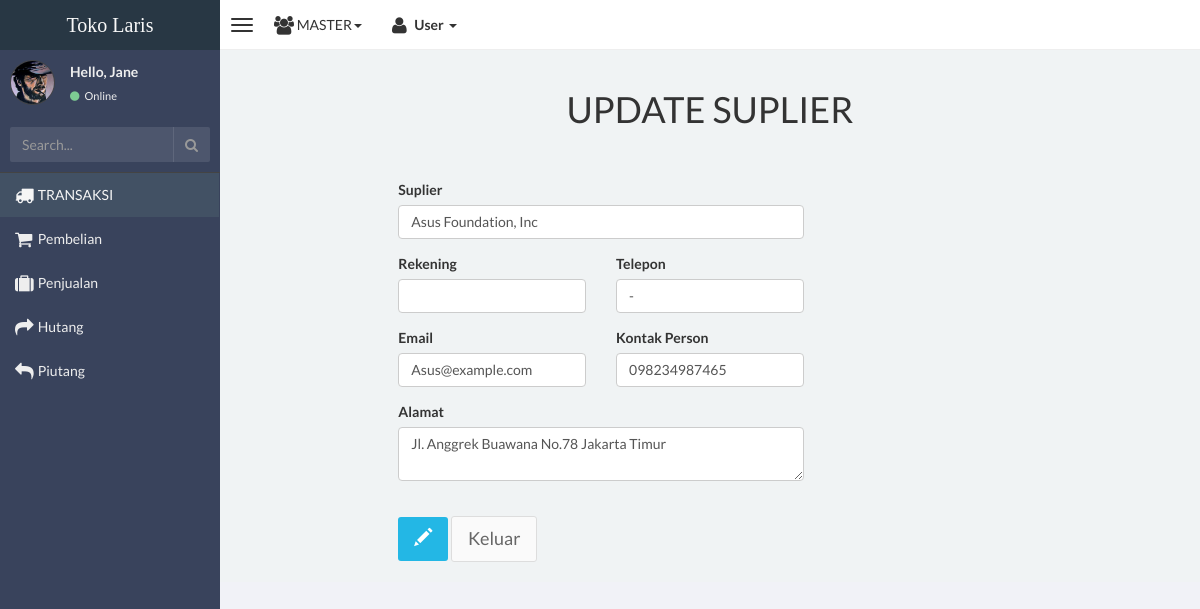
The page /master/update-suplier.php?id=6 (signed in) on the database its author committed.
### tables this page shows
CREATE TABLE `penyuplai` (
  `id_penyuplai` int(11) NOT NULL,
  `nama_penyuplai` varchar(200) NOT NULL,
  `alamat` text NOT NULL,
  `telpon` varchar(50) NOT NULL,
  `kontak` varchar(200) NOT NULL,
  `email` varchar(50) NOT NULL,
  `rekening` varchar(200) NOT NULL
);

### master/update-suplier.php (the view, shortened to what this page needs)
<!doctype html>
<html>
<head>
    <link href="css/bootstrap.min.css" rel="stylesheet" type="text/css" />
    <link href="css/font-awesome.min.css" rel="stylesheet" type="text/css" />
    <link href="css/ionicons.min.css" rel="stylesheet" type="text/css" />
    <link href="css/morris/morris.css" rel="stylesheet" type="text/css" />
    <link href="css/jvectormap/jquery-jvectormap-1.2.2.css" rel="stylesheet" type="text/css" />
    <link href="css/datepicker/datepicker3.css" rel="stylesheet" type="text/css" />
    <link href="css/daterangepicker/daterangepicker-bs3.css" rel="stylesheet" type="text/css" />
    <link href="css/iCheck/all.css" rel="stylesheet" type="text/css" />
    <link href="css/style.css" rel="stylesheet" type="text/css" />
</head>
<body class="skin-black">
<?php include 'nav-bar.php'; ?>
<div class="wrapper row-offcanvas row-offcanvas-left">
    <aside class="left-side sidebar-offcanvas">
        <?php include "side-bar.php"; ?>
     </aside>
<aside class="right-side">
        <div class="content">
            <div class="container-fluid">
            <h1 for="user" align="center">UPDATE SUPLIER</h1><br><br>
              <div class="row">
                <div class="col-md-2">
                </div>
                <div class="col-md-8">
                    <form method="POST" action="proses-updatesuplier.php">
                    <?php
                     include "koneksi.php";
                     $id=$_GET['id'];
                     $result=mysqli_query($link, "SELECT * FROM penyuplai WHERE id_penyuplai='$id' ");
                     $row=mysqli_fetch_array($result);
                    ?>
                            <div class="row">
                            <div class="col-md-8">
                                <div class="form-group">
                                    <label for="user">Suplier</label>
                                    <input type="text" name="nama_penyuplai" class="form-control" value="<?= $row['nama_penyuplai'];?>">
                                </div>
                            </div>
                            </div>
                            <div class="row">
                              <div class="col-md-4">
                                <div class="form-group">
                                    <label>Rekening</label>
                                    <input type="text" class="form-control" name="rekening" value="<?= $row['rekening'];?>">
                                </div>
                            </div>
                            <div class="col-md-4">
                                <div class="form-group">
                                    <label for="user">Telepon</label>
                                    <input type="text" class="form-control" name="telepon" value="<?= $row['telpon'];?>">
                                </div>
                            </div>
                            </div>
                            <div class="row">
                             <div class="col-md-4">
                                <div class="form-group">
                                    <label for="user">Email</label>
                                    <input type="text" class="form-control" name="email" value="<?= $row['email'];?>">
                                </div>
                            </div>
                            <div class="col-md-4">
                                <div class="form-group">
                                    <label>Kontak Person</label>
                                    <input type="text" class="form-control" name="kontak" value="<?= $row['kontak'];?>">
                                </div>
                            </div>
                            </div>
                            <div class="row">
                            <div class="col-md-8">
                                <div class="form-group">
                                    <label for="user">Alamat</label>
                                    <textarea class="form-control" placeholder="alamat" name="alamat" type="text"><?= $row['alamat'];?></textarea>
                                </div>
                            </div>
                        </div><br>
                        <div>
                            <button type="submit" name="update" class="btn btn-info btn-lg"><span class="glyphicon glyphicon-pencil"></span></button>
                            <a href="suplier.php" class="btn btn-default btn-lg">Keluar</a>
                        </div>
                    </form>
                </div>
                <div class="col-md-2">
                </div>
            </div>
            </div>
        </div>
</body>
</html>

### rows shown on the page
penyuplai: nama_penyuplai "Asus Foundation, Inc", telepon "-", email "Asus@example.com", kontak "098234987465", alamat "Jl. Anggrek Buawana No.78 Jakarta Timur"
